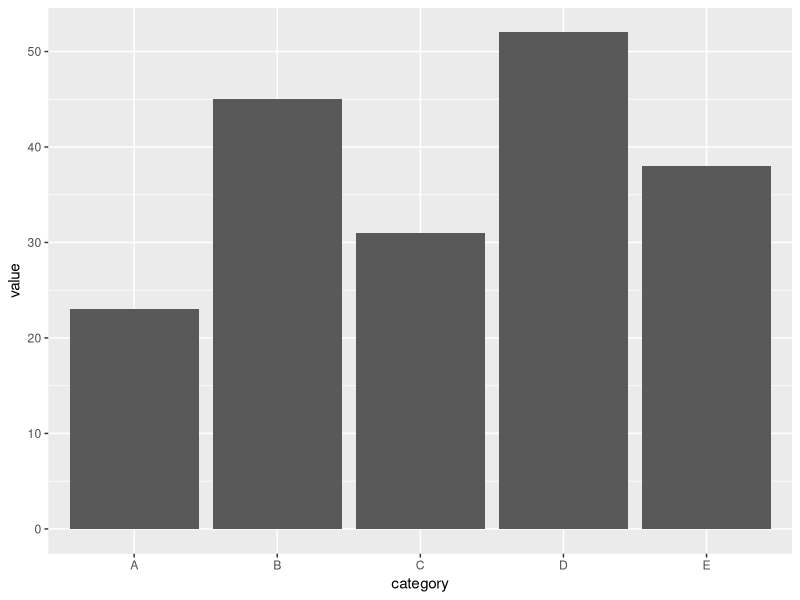
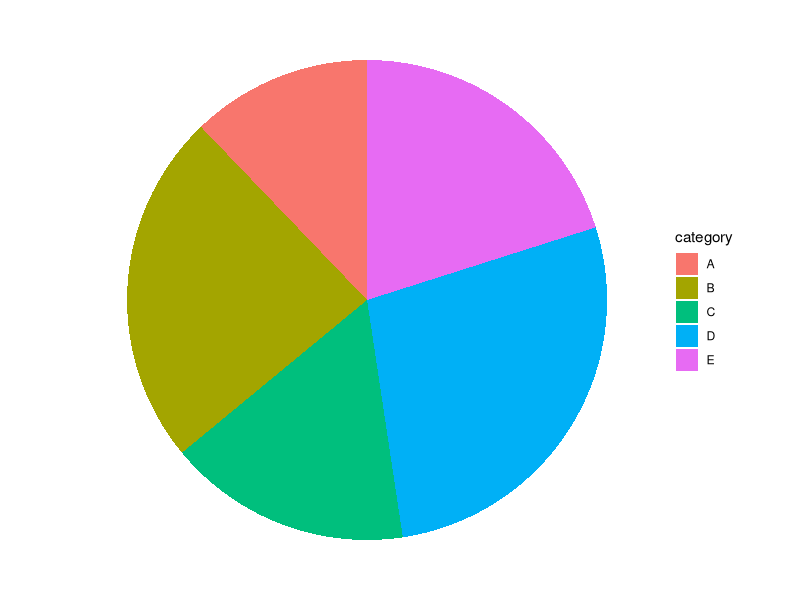
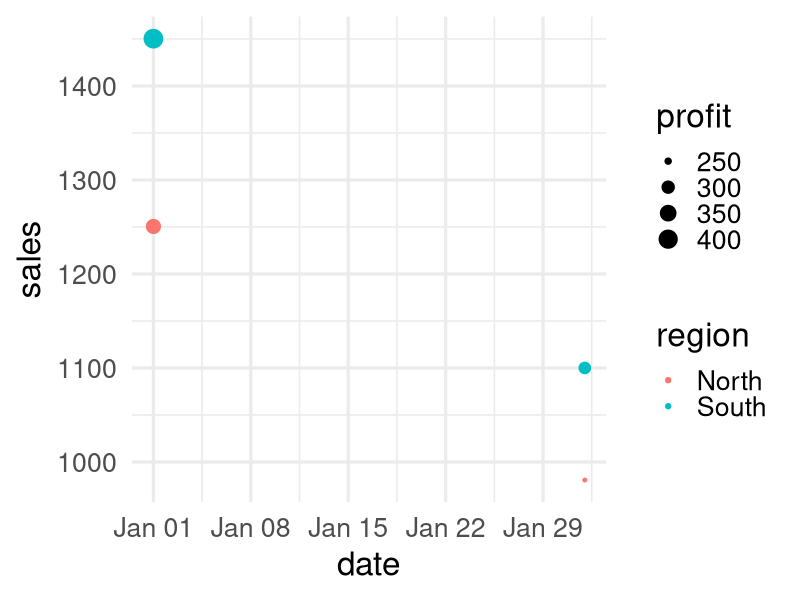
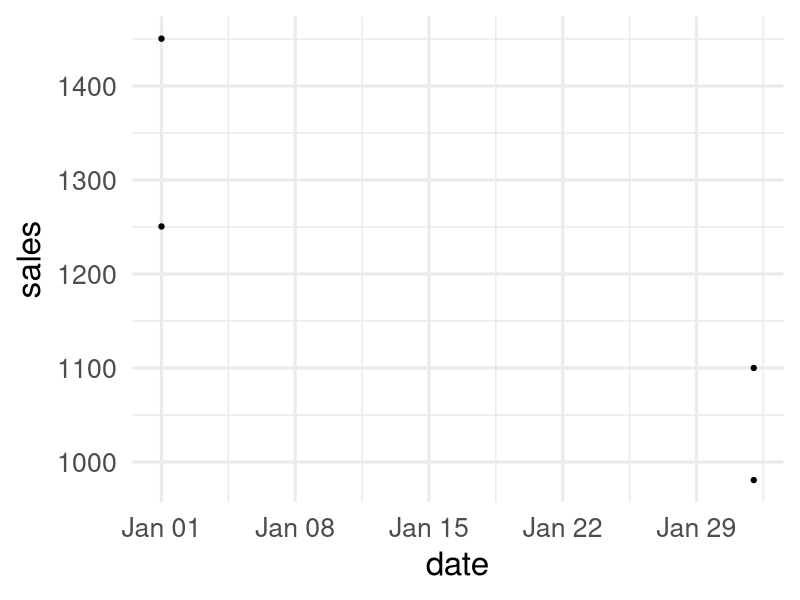
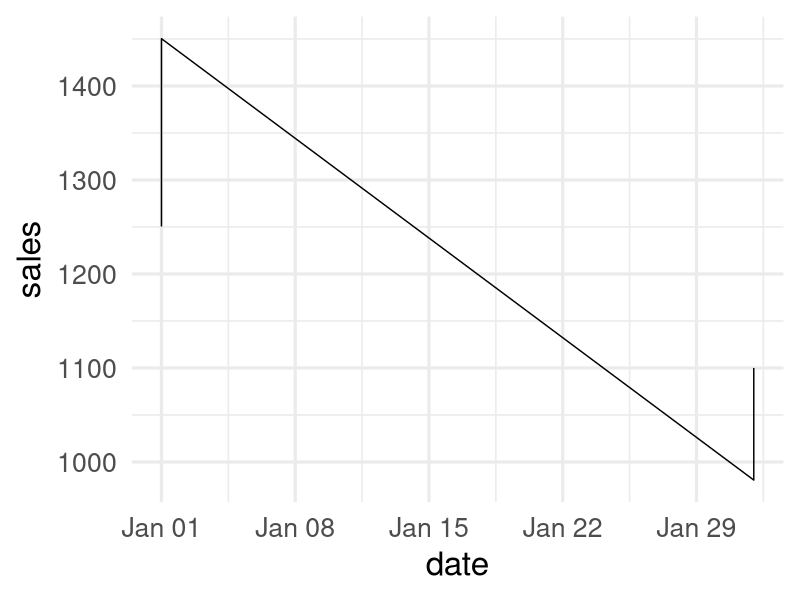
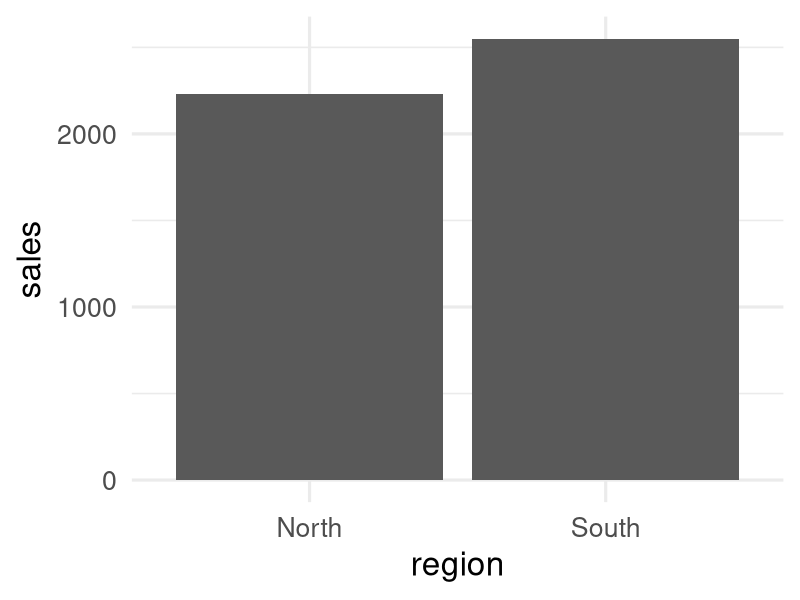
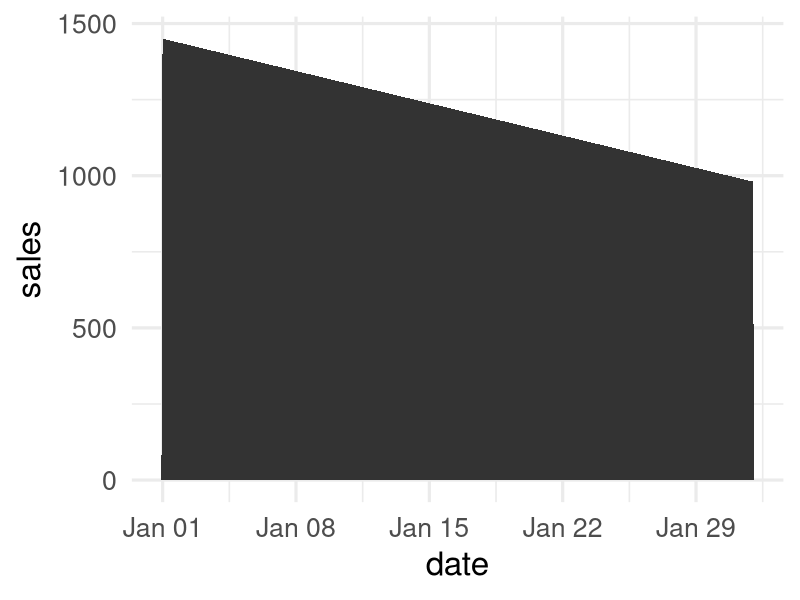
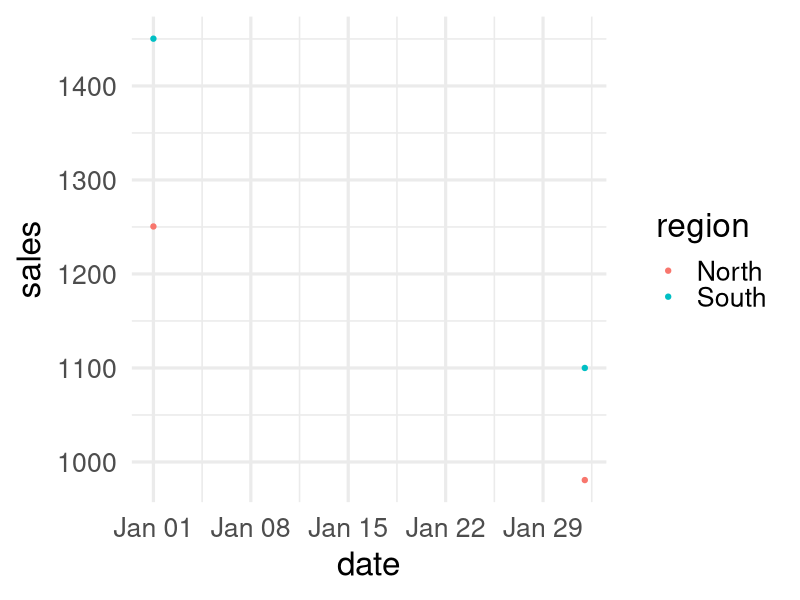

Reproduce these figures in R, in order.
## ---- chunk 1
#| echo: true
#| eval: true
#| fig-width: 8
#| fig-height: 5

library(ggplot2)

# Create data with five categories
data <- data.frame(
  category = c("A", "B", "C", "D", "E"),
  value = c(23, 45, 31, 52, 38)
)

# Create bar chart
ggplot(data, aes(x = category, y = value)) +
  geom_bar(stat = "identity")
## ---- chunk 2
#| echo: false
#| eval: true

library(ggplot2)
theme_set(theme_minimal(base_size = 24))
## ---- chunk 3
#| echo: true
#| eval: true
#| fig-width: 8
#| fig-height: 5

# Create data with five categories
data <- data.frame(
  category = c("A", "B", "C", "D", "E"),
  value = c(23, 45, 31, 52, 38)
)

# Create bar chart
ggplot(data, aes(x = "", y = value, fill = category)) +
  geom_bar(stat = "identity") +
  coord_polar(theta = "y", start = 0) +
  theme_void()
## ---- chunk 4
#| echo: false
#| eval: true

library(knitr)

sample_data <- data.frame(
  date = as.Date(c("2024-01-01", "2024-02-01", "2024-01-01", "2024-02-01")),
  region = c("North", "North", "South", "South"),
  sales = c(1250.50, 980.75, 1450.25, 1100.00),
  profit = c(325.15, 245.20, 410.75, 290.50)
)
kable(sample_data)
## ---- chunk 5
#| echo: true
#| eval: true
#| fig-width: 10
#| fig-height: 6
#| fig-cap: "Sales by Date, Region, and Profit"

ggplot(sample_data, aes(
  x = date,        # Position
  y = sales,       # Position
  color = region,  # Color
  size = profit    # Size
)) +
  geom_point()
## ---- chunk 6
#| echo: true
#| eval: true
#| fig-width: 8
#| fig-height: 5

ggplot(sample_data, aes(x = date, y = sales)) +
  geom_point()
## ---- chunk 7
#| echo: true
#| eval: true
#| fig-width: 8
#| fig-height: 5

ggplot(sample_data, aes(x = date, y = sales)) +
  geom_line()
## ---- chunk 8
#| echo: true
#| eval: true
#| fig-width: 8
#| fig-height: 5

ggplot(sample_data, aes(x = region, y = sales)) +
  geom_bar(stat = "identity")
## ---- chunk 9
#| echo: true
#| eval: true
#| fig-width: 8
#| fig-height: 5

ggplot(sample_data, aes(x = date, y = sales)) +
  geom_area()
## ---- chunk 10
#| echo: true
#| eval: true
#| fig-width: 9
#| fig-height: 3

ggplot(sample_data, aes(x = date, y = sales, color = region)) +
  geom_point()
## ---- chunk 11
#| echo: true
#| eval: true
#| fig-width: 10
#| fig-height: 3

ggplot(sample_data, aes(x = date, y = sales)) +
  geom_point() +
  facet_wrap(~region)
## ---- chunk 12
#| echo: true
#| eval: true
#| fig-width: 10
#| fig-height: 3

ggplot(sample_data, aes(x = date, y = profit)) +
  geom_point() +
  facet_wrap(~region, scales = "free_y")
## ---- chunk 13
#| echo: true
#| eval: true
#| fig-width: 6
#| fig-height: 3

ggplot(sample_data, aes(x = date, y = sales)) +
  geom_point()
## ---- chunk 14
#| echo: true
#| eval: true
#| fig-width: 6
#| fig-height: 3

ggplot(sample_data, aes(x = date, y = sales)) +
  geom_point() +
  geom_smooth(method = "lm")
## ---- chunk 15
#| echo: true
#| eval: true
#| fig-width: 6
#| fig-height: 3

ggplot(sample_data, aes(x = region, y = sales)) +
  geom_point() +
  stat_summary(fun = mean, geom = "point", color = "red")
## ---- chunk 16
#| echo: true
#| eval: true
#| fig-width: 8
#| fig-height: 3

ggplot(sample_data, aes(x = region, y = sales)) +
  geom_bar(stat = "identity") +
  coord_cartesian()
## ---- chunk 17
#| echo: true
#| eval: true
#| fig-width: 8
#| fig-height: 3

ggplot(sample_data, aes(x = region, y = sales)) +
  geom_bar(stat = "identity") +
  coord_flip()
## ---- chunk 18
#| echo: true
#| eval: true
#| fig-width: 8
#| fig-height: 2.75

ggplot(sample_data, aes(x = "", y = sales, fill = region)) +
  geom_bar(stat = "identity") +
  coord_polar(theta = "y") + 
  theme_void()
## ---- chunk 19
#| echo: true
#| eval: true
#| fig-width: 6
#| fig-height: 2.5

ggplot(sample_data, aes(x = date, y = sales, color = region)) +
  geom_point() +
  theme_minimal()
## ---- chunk 20
#| echo: true
#| eval: true
#| fig-width: 6
#| fig-height: 2.5

ggplot(sample_data, aes(x = date, y = sales, color = region)) +
  geom_point() +
  theme_bw()
## ---- chunk 21
#| echo: true
#| eval: true
#| fig-width: 6
#| fig-height: 2.5

ggplot(sample_data, aes(x = date, y = sales, color = region)) +
  geom_point() +
  theme_classic()
## ---- chunk 22
#| echo: true
#| eval: true
#| fig-width: 6
#| fig-height: 2.5

ggplot(sample_data, aes(x = date, y = sales, color = region)) +
  geom_point() +
  theme_minimal() +
  theme(panel.grid.major = element_line(color = "gray80"),
        panel.grid.minor = element_blank(),
        legend.position = "bottom")
## ---- chunk 23
#| echo: true
#| eval: true
ggplot(economics, aes(date, unemploy)) +
  geom_area(alpha = 0.3) +           # Layer 1: Area
  geom_line(size = 1.2) +            # Layer 2: Line
  geom_smooth(se = FALSE, col = "red") # Layer 3: Trend
## ---- chunk 24
#| echo: false
#| eval: true
#| output: true

# Preview the economics dataset from ggplot2
library(ggplot2)
library(knitr)

# Show first 6 rows
kable(head(economics), caption = "US Economic Time Series Data (1967-2015)")
## ---- chunk 25
#| echo: false
#| eval: true
# 5 variables in one plot!
library(dplyr)

# Create decade variable for grouping
economics_extended <- economics %>%
  mutate(decade = paste0(floor(as.numeric(format(date, "%Y")) / 10) * 10, "s"))

ggplot(economics_extended,
       aes(x = date,           # Variable 1
           y = unemploy,       # Variable 2
           color = psavert,    # Variable 3
           size = pop)) +      # Variable 4
  geom_point(alpha = 0.7) +
  facet_wrap(~decade) +       # Variable 5
  scale_color_viridis_c() +
  labs(color = "Savings Rate (%)",
       size = "Population (1000s)")
## ---- chunk 26
#| echo: false
#| eval: true
#| fig-height: 12
#| fig-width: 18
# 5 variables in one plot!
library(dplyr)

# Create decade variable for grouping
economics_extended <- economics %>%
  mutate(decade = paste0(floor(as.numeric(format(date, "%Y")) / 10) * 10, "s"))

ggplot(economics_extended,
       aes(x = date,           # Variable 1
           y = unemploy,       # Variable 2
           color = psavert,    # Variable 3
           size = pop)) +      # Variable 4
  geom_point(alpha = 0.7) +
  facet_wrap(~decade) +       # Variable 5
  scale_color_viridis_c() +
  labs(color = "Savings Rate (%)",
       size = "Population (1000s)")
